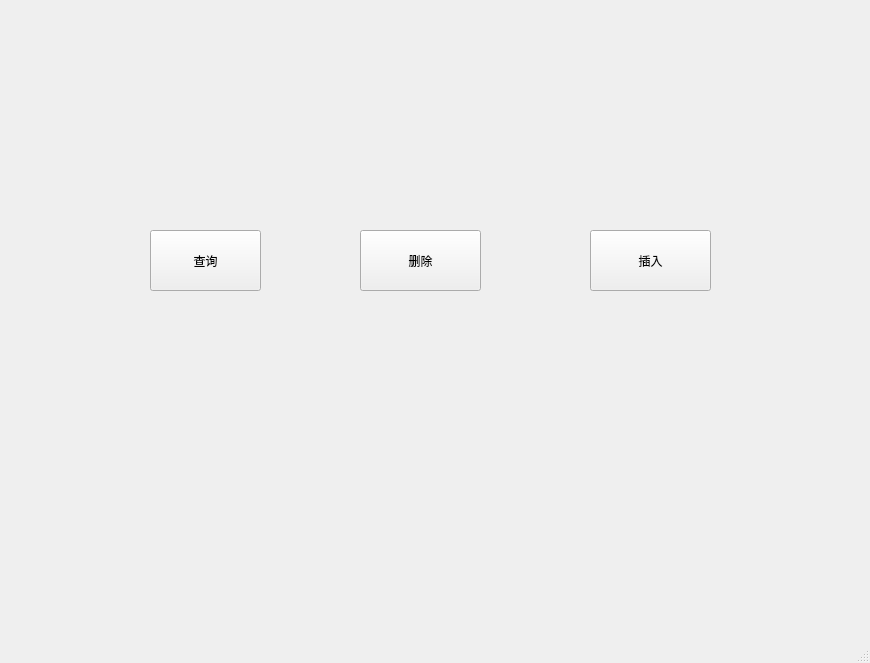
<?xml version="1.0" encoding="UTF-8"?>
<ui version="4.0">
 <class>MainWindow</class>
 <widget class="QMainWindow" name="MainWindow">
  <property name="geometry">
   <rect>
    <x>0</x>
    <y>0</y>
    <width>870</width>
    <height>663</height>
   </rect>
  </property>
  <property name="windowTitle">
   <string>MainWindow</string>
  </property>
  <property name="iconSize">
   <size>
    <width>48</width>
    <height>48</height>
   </size>
  </property>
  <widget class="QWidget" name="centralwidget">
   <widget class="QPushButton" name="pushButton">
    <property name="geometry">
     <rect>
      <x>150</x>
      <y>230</y>
      <width>111</width>
      <height>61</height>
     </rect>
    </property>
    <property name="text">
     <string>查询</string>
    </property>
   </widget>
   <widget class="QPushButton" name="pushButton_3">
    <property name="geometry">
     <rect>
      <x>590</x>
      <y>230</y>
      <width>121</width>
      <height>61</height>
     </rect>
    </property>
    <property name="text">
     <string>插入</string>
    </property>
   </widget>
   <widget class="QPushButton" name="pushButton_2">
    <property name="geometry">
     <rect>
      <x>360</x>
      <y>230</y>
      <width>121</width>
      <height>61</height>
     </rect>
    </property>
    <property name="text">
     <string>删除</string>
    </property>
   </widget>
  </widget>
  <widget class="QMenuBar" name="menubar">
   <property name="geometry">
    <rect>
     <x>0</x>
     <y>0</y>
     <width>870</width>
     <height>22</height>
    </rect>
   </property>
  </widget>
  <widget class="QStatusBar" name="statusbar"/>
 </widget>
 <resources/>
 <connections/>
</ui>
